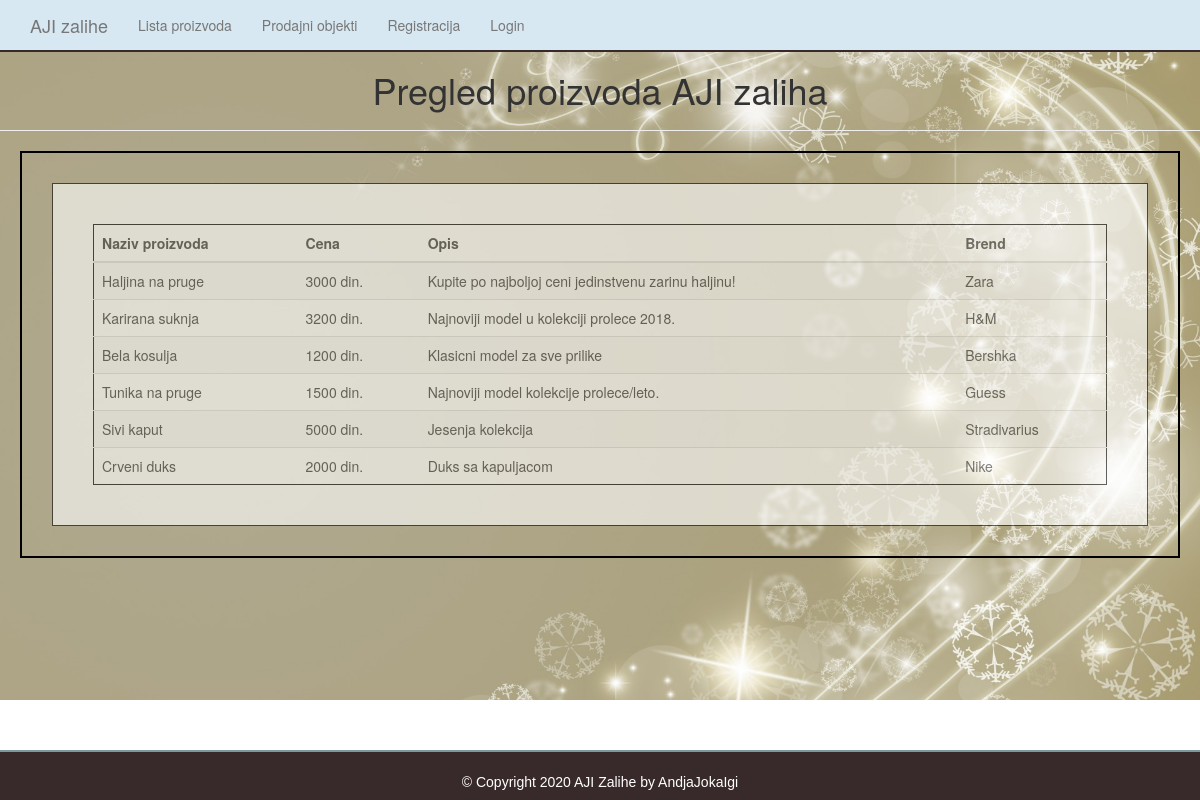
Page /proizvodi.php on the committed database.
### tables this page shows
CREATE TABLE `proizvod` (
  `proizvodID` int(11) NOT NULL,
  `nazivProizvoda` varchar(255) NOT NULL,
  `opisProizvoda` varchar(255) NOT NULL,
  `cena` double NOT NULL,
  `brendID` int(11) NOT NULL
);

CREATE TABLE `brend` (
  `brendID` int(11) NOT NULL,
  `nazivBrenda` varchar(255) NOT NULL
);

### dbbroker.php (called while the page is built, shortened)
<?php
class DBBroker{
    protected $_mysqli;
    protected $_query;
    public function __construct($host, $username, $password, $db, $port = NULL)
    {
        if($port == NULL)
            $port = ini_get('mysqli.default_port');
        $this->_mysqli = new mysqli($host, $username, $password, $db, $port)
            or die('There was a problem connecting to the database');
        $this->_mysqli->set_charset('utf8');
    }
    protected function reset()
    {
        $this->_query = null;
    }
    public function rawQuery($query, $bindParams = null)
    {
        $this->_query = filter_var($query, FILTER_SANITIZE_STRING);
        $stmt = $this->_prepareQuery();
        $stmt->execute();
        return $this->_dynamicBindResults($stmt);
    }
    protected function _dynamicBindResults(mysqli_stmt $stmt)
    {
        $parameters = array();
        $results = array();
        $meta = $stmt->result_metadata();
        $row = array();
        while ($field = $meta->fetch_field()) {
            $row[$field->name] = null;
            $parameters[] = & $row[$field->name];
        }
        call_user_func_array(array($stmt, 'bind_result'), $parameters);
        while ($stmt->fetch()) {
            $x = array();
            foreach ($row as $key => $val) {
                $x[$key] = $val;
            }
            array_push($results, $x);
        }
        return $results;
    }
    protected function _prepareQuery()
    {
        if (!$stmt = $this->_mysqli->prepare($this->_query)) {
            trigger_error("Problem preparing query ($this->_query) " . $this->_mysqli->error, E_USER_ERROR);
        }
        return $stmt;
    }
}

### konekcija.php (called while the page is built, shortened)
<?php
require('dbbroker.php');
$db = new DBBroker('localhost','root','','ajizalihe');
?>

### proizvodi.php (the view, shortened to what this page needs)
<?php include 'konekcija.php';
include 'header.php';
include 'navigacija.php';
 ?>
 <body style="background-image:url(images/2.jpg); background-repeat: no-repeat;
  background-size: 100% 700px;">
   <div><h1 style="text-align: center;">Pregled proizvoda AJI zaliha</h1></div>
 	<hr>
  <div class="background" style=" border: 2px solid black; margin: 20px 20px;">
  <div class="transbox" style="margin: 30px;
  background-color: #ffffff;
  border: 1px solid black;
  opacity: 0.6;
  filter: alpha(opacity=60);">
<div style="margin: 40px 40px;">
<table class="table table-striped" style=" margin-top: 3%; border: 1px solid black; ">
  <thead>
    <tr>
      <th scope="col">Naziv proizvoda</th>
      <th scope="col">Cena</th>
      <th scope="col">Opis</th>
      <th scope="col">Brend</th>
    </tr>
  </thead>
  <tbody>
      <?php $proizvod = $db->rawQuery("select * from proizvod p join brend b on p.brendID=b.brendID");
                  foreach($proizvod as $p){
               ?>
    <tr>
      <td><?php echo $p['nazivProizvoda']; ?> </td>
       <td><?php echo $p['cena']; ?> din. </td>
      <td><?php echo $p['opisProizvoda']; ?> </td>
      <td><?php echo $p['nazivBrenda']; ?> </td>
    </tr>
     <?php  } ?>
  </tbody>
</table>
 </body>
  <?php include 'footer.php'; ?>
</body>
</html>

### header.php (shortened to what this page needs)
 <!DOCTYPE html>
<html lang="en">
<head>
  <link href="bootstrap/css/bootstrap.min.css" rel="stylesheet">
  <link href="css/style.css" rel="stylesheet">
</head>

### navigacija.php
<nav class="navbar navbar-default navbar-fixed-top" style="background-color: #d7e8f2; border-bottom: 2px solid #382a2a; ">
    <div class="container">
       <a href="index.php" class="navbar-brand">AJI zalihe</a>
        <ul class="nav navbar-nav">
        <li><a href="proizvodi.php">Lista proizvoda</a></li>
        <li><a href="prodajniObjekti.php">Prodajni objekti</a></li>
        <?php if($_SESSION['user'] != ''){ ?>
        <li><a href="dodajStanje.php">Dodaj na stanje</a></li>
         <li><a href="grafik1.php">Sve o proizvodima </a></li>
        <?php if($_SESSION['user']['uloga'] == 1){ ?>
          <li><a href="trenutnoStanje.php">Trenutno stanje</a></li>
        <li><a href="dodajProizvod.php">Dodaj proizvod</a></li>
         <li><a href="dodajBrend.php">Dodaj brend</a></li>
      <?php } ?>
      <li><a href="logout.php">Logout</a></li>
    <?php }else{ ?>
      <li><a href="register.php">Registracija</a></li>
      <li><a href="login.php">Login</a></li>
    <?php } ?>
      </ul>
    </div>
  </nav>

### footer.php
<footer class="text-center" id="footer"><br>&copy; Copyright 2020 AJI Zalihe by AndjaJokaIgi</footer>

### css/style.css (style rules this page uses)
body { padding-top: 50px; }
#footer { height: 50px; font: 15px; color: white; font-family: Arial, Helvetica, sans-serif; background:#382a2a; border-top: 2px solid #7c989e; position: fixed; left: 0; bottom: 0; width: 100%; text-align: center; }

### rows in the picture
proizvod: nazivProizvoda "Haljina na pruge", cena "3000", opisProizvoda "Kupite po najboljoj ceni jedinstvenu zarinu haljinu!", brendID.nazivBrenda "Zara"
proizvod: nazivProizvoda "Karirana suknja", cena "3200", opisProizvoda "Najnoviji model u kolekciji prolece 2018.", brendID.nazivBrenda "H&M"
proizvod: nazivProizvoda "Bela kosulja", cena "1200", opisProizvoda "Klasicni model za sve prilike", brendID.nazivBrenda "Bershka"
proizvod: nazivProizvoda "Tunika na pruge", cena "1500", opisProizvoda "Najnoviji model kolekcije prolece/leto.", brendID.nazivBrenda "Guess"
proizvod: nazivProizvoda "Sivi kaput", cena "5000", opisProizvoda "Jesenja kolekcija", brendID.nazivBrenda "Stradivarius"
proizvod: nazivProizvoda "Crveni duks", cena "2000", opisProizvoda "Duks sa kapuljacom", brendID.nazivBrenda "Nike"
